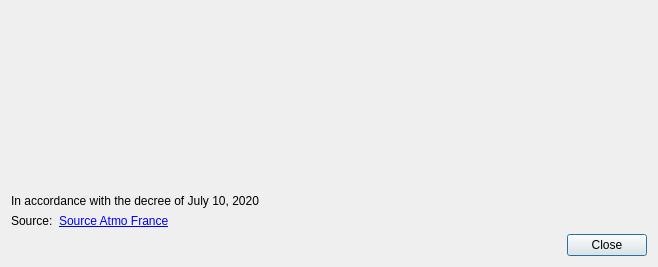
<?xml version="1.0" encoding="UTF-8"?>
<ui version="4.0">
 <class>CGlobalLegend</class>
 <widget class="QDialog" name="CGlobalLegend">
  <property name="geometry">
   <rect>
    <x>0</x>
    <y>0</y>
    <width>658</width>
    <height>267</height>
   </rect>
  </property>
  <property name="windowTitle">
   <string>Sub-index scales</string>
  </property>
  <layout class="QVBoxLayout" name="verticalLayout">
   <item>
    <widget class="QLabel" name="m_title">
     <property name="text">
      <string/>
     </property>
    </widget>
   </item>
   <item>
    <spacer name="verticalSpacer_2">
     <property name="orientation">
      <enum>Qt::Vertical</enum>
     </property>
     <property name="sizeHint" stdset="0">
      <size>
       <width>20</width>
       <height>120</height>
      </size>
     </property>
    </spacer>
   </item>
   <item>
    <widget class="QLabel" name="m_text">
     <property name="alignment">
      <set>Qt::AlignCenter</set>
     </property>
    </widget>
   </item>
   <item>
    <widget class="QLabel" name="m_unit">
     <property name="text">
      <string/>
     </property>
    </widget>
   </item>
   <item>
    <widget class="QLabel" name="m_decree">
     <property name="text">
      <string>In accordance with the decree of July 10, 2020</string>
     </property>
    </widget>
   </item>
   <item>
    <layout class="QHBoxLayout" name="horizontalLayout">
     <item>
      <widget class="QLabel" name="m_sourceLabel">
       <property name="sizePolicy">
        <sizepolicy hsizetype="Maximum" vsizetype="Preferred">
         <horstretch>0</horstretch>
         <verstretch>0</verstretch>
        </sizepolicy>
       </property>
       <property name="text">
        <string>Source:</string>
       </property>
      </widget>
     </item>
     <item>
      <widget class="QLabel" name="m_source">
       <property name="text">
        <string>&lt;a href=&quot;https://atmo-france.org/&quot;&gt;Source Atmo France&lt;/a&gt;</string>
       </property>
      </widget>
     </item>
    </layout>
   </item>
   <item>
    <widget class="QDialogButtonBox" name="buttonBox">
     <property name="orientation">
      <enum>Qt::Horizontal</enum>
     </property>
     <property name="standardButtons">
      <set>QDialogButtonBox::Close</set>
     </property>
    </widget>
   </item>
  </layout>
 </widget>
 <resources/>
 <connections>
  <connection>
   <sender>buttonBox</sender>
   <signal>accepted()</signal>
   <receiver>CGlobalLegend</receiver>
   <slot>accept()</slot>
   <hints>
    <hint type="sourcelabel">
     <x>248</x>
     <y>254</y>
    </hint>
    <hint type="destinationlabel">
     <x>157</x>
     <y>274</y>
    </hint>
   </hints>
  </connection>
  <connection>
   <sender>buttonBox</sender>
   <signal>rejected()</signal>
   <receiver>CGlobalLegend</receiver>
   <slot>reject()</slot>
   <hints>
    <hint type="sourcelabel">
     <x>316</x>
     <y>260</y>
    </hint>
    <hint type="destinationlabel">
     <x>286</x>
     <y>274</y>
    </hint>
   </hints>
  </connection>
 </connections>
</ui>
